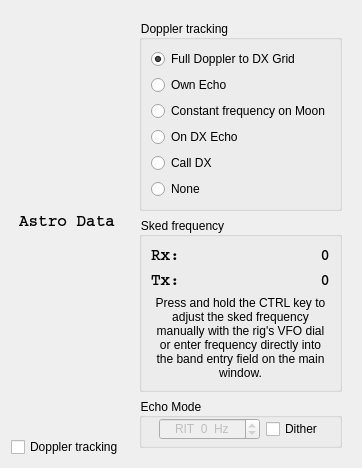
<?xml version="1.0" encoding="UTF-8"?>
<ui version="4.0">
 <class>Astro</class>
 <widget class="QWidget" name="Astro">
  <property name="geometry">
   <rect>
    <x>0</x>
    <y>0</y>
    <width>359</width>
    <height>401</height>
   </rect>
  </property>
  <property name="sizePolicy">
   <sizepolicy hsizetype="Preferred" vsizetype="Preferred">
    <horstretch>0</horstretch>
    <verstretch>0</verstretch>
   </sizepolicy>
  </property>
  <layout class="QGridLayout" name="gridLayout">
   <property name="sizeConstraint">
    <enum>QLayout::SetFixedSize</enum>
   </property>
   <item row="0" column="1">
    <widget class="QWidget" name="doppler_widget" native="true">
     <property name="styleSheet">
      <string notr="true">* {
	font-weight: normal;
}</string>
     </property>
     <layout class="QVBoxLayout" name="verticalLayout">
      <item>
       <widget class="QGroupBox" name="groupBox">
        <property name="title">
         <string>Doppler tracking</string>
        </property>
        <layout class="QVBoxLayout" name="verticalLayout_2">
         <item>
          <widget class="QRadioButton" name="rbFullTrack">
           <property name="toolTip">
            <string>&lt;html&gt;&lt;head/&gt;&lt;body&gt;&lt;p&gt;One station does all Doppler shift correction, their QSO partner receives and transmits on the sked frequency.&lt;/p&gt;&lt;p&gt;If the rig does not accept CAT QSY commands while transmitting a single correction is applied for the whole transmit period.&lt;/p&gt;&lt;/body&gt;&lt;/html&gt;</string>
           </property>
           <property name="text">
            <string>Full Doppler to DX Grid</string>
           </property>
           <property name="checked">
            <bool>true</bool>
           </property>
          </widget>
         </item>
         <item>
          <widget class="QRadioButton" name="rbOwnEcho">
           <property name="toolTip">
            <string>&lt;html&gt;&lt;head/&gt;&lt;body&gt;&lt;p&gt;Transmit takes place on sked frequency and receive frequency is  corrected for own echoes. &lt;/p&gt;&lt;p&gt;This mode can be used for calling CQ, or when using Echo mode.&lt;/p&gt;&lt;/body&gt;&lt;/html&gt;</string>
           </property>
           <property name="text">
            <string>Own Echo</string>
           </property>
          </widget>
         </item>
         <item>
          <widget class="QRadioButton" name="rbConstFreqOnMoon">
           <property name="toolTip">
            <string>&lt;html&gt;&lt;head/&gt;&lt;body&gt;&lt;p&gt;Both stations correct for Doppler shift such that they would be heard on the moon at the sked frequency.&lt;/p&gt;&lt;p&gt;If the rig does not accept CAT QSY commands while transmitting a single correction is applied for the whole transmit period.&lt;/p&gt;&lt;p&gt;Use this option also for Echo mode.&lt;/p&gt;&lt;/body&gt;&lt;/html&gt;</string>
           </property>
           <property name="text">
            <string>Constant frequency on Moon</string>
           </property>
           <property name="checked">
            <bool>false</bool>
           </property>
          </widget>
         </item>
         <item>
          <widget class="QRadioButton" name="rbOnDxEcho">
           <property name="toolTip">
            <string>&lt;html&gt;&lt;head/&gt;&lt;body&gt;&lt;p&gt;DX station announces their TX Freq, which is entered as the Sked Freq. Correction applied to RX and TX so you appear on the DX's station's own echo Freq.&lt;/p&gt;&lt;p&gt;If the rig does not accept CAT QSY commands while transmitting a single correction is applied for the whole transmit period.&lt;/p&gt;&lt;/body&gt;&lt;/html&gt;</string>
           </property>
           <property name="text">
            <string>On DX Echo</string>
           </property>
           <property name="checked">
            <bool>false</bool>
           </property>
          </widget>
         </item>
         <item>
          <widget class="QRadioButton" name="rbCallDx">
           <property name="toolTip">
            <string>&lt;html&gt;&lt;head/&gt;&lt;body&gt;&lt;p&gt;Tune radio manually and select this mode to put your echo on the same frequency.&lt;/p&gt;&lt;p&gt;If the rig does not accept CAT QSY commands while transmitting a single correction is applied for the whole transmit period.&lt;/p&gt;&lt;/body&gt;&lt;/html&gt;</string>
           </property>
           <property name="text">
            <string>Call DX</string>
           </property>
           <property name="checked">
            <bool>false</bool>
           </property>
          </widget>
         </item>
         <item>
          <widget class="QRadioButton" name="rbNoDoppler">
           <property name="toolTip">
            <string>&lt;html&gt;&lt;head/&gt;&lt;body&gt;&lt;p&gt;No Doppler shift correction is applied. This may be used when the QSO partner does full Doppler correction to your grid square.&lt;/p&gt;&lt;/body&gt;&lt;/html&gt;</string>
           </property>
           <property name="text">
            <string>None</string>
           </property>
           <property name="checked">
            <bool>false</bool>
           </property>
          </widget>
         </item>
        </layout>
       </widget>
      </item>
      <item>
       <widget class="QGroupBox" name="groupBox_3">
        <property name="enabled">
         <bool>true</bool>
        </property>
        <property name="title">
         <string>Sked frequency</string>
        </property>
        <layout class="QGridLayout" name="gridLayout_2" columnstretch="0,1">
         <item row="1" column="1">
          <widget class="QLabel" name="sked_tx_frequency_label">
           <property name="styleSheet">
            <string notr="true">* {
	font-family: Courier;
	font-size: 12pt;
	font-weight: bold;
}</string>
           </property>
           <property name="text">
            <string>0</string>
           </property>
           <property name="alignment">
            <set>Qt::AlignRight|Qt::AlignTrailing|Qt::AlignVCenter</set>
           </property>
          </widget>
         </item>
         <item row="0" column="1">
          <widget class="QLabel" name="sked_frequency_label">
           <property name="styleSheet">
            <string notr="true">* {
	font-family: Courier;
	font-size: 12pt;
	font-weight: bold;
}</string>
           </property>
           <property name="text">
            <string>0</string>
           </property>
           <property name="alignment">
            <set>Qt::AlignRight|Qt::AlignTrailing|Qt::AlignVCenter</set>
           </property>
          </widget>
         </item>
         <item row="0" column="0">
          <widget class="QLabel" name="label">
           <property name="styleSheet">
            <string notr="true">* {
	font-family: Courier;
	font-size: 12pt;
	font-weight: bold;
}</string>
           </property>
           <property name="text">
            <string>Rx:</string>
           </property>
          </widget>
         </item>
         <item row="1" column="0">
          <widget class="QLabel" name="label_2">
           <property name="styleSheet">
            <string notr="true">* {
	font-family: Courier;
	font-size: 12pt;
	font-weight: bold;
}</string>
           </property>
           <property name="text">
            <string>Tx:</string>
           </property>
          </widget>
         </item>
         <item row="2" column="0" colspan="2">
          <widget class="QLabel" name="label_3">
           <property name="text">
            <string>&lt;html&gt;&lt;head/&gt;&lt;body&gt;&lt;p&gt;Press and hold the CTRL key to adjust the sked frequency manually with the rig's VFO dial or enter frequency directly into the band entry field on the main window.&lt;/p&gt;&lt;/body&gt;&lt;/html&gt;</string>
           </property>
           <property name="textFormat">
            <enum>Qt::AutoText</enum>
           </property>
           <property name="alignment">
            <set>Qt::AlignCenter</set>
           </property>
           <property name="wordWrap">
            <bool>true</bool>
           </property>
          </widget>
         </item>
        </layout>
       </widget>
      </item>
      <item>
       <widget class="QGroupBox" name="groupBox_2">
        <property name="minimumSize">
         <size>
          <width>0</width>
          <height>50</height>
         </size>
        </property>
        <property name="title">
         <string>Echo Mode</string>
        </property>
        <widget class="QWidget" name="">
         <property name="geometry">
          <rect>
           <x>20</x>
           <y>20</y>
           <width>164</width>
           <height>22</height>
          </rect>
         </property>
         <layout class="QHBoxLayout" name="horizontalLayout_2">
          <item>
           <widget class="QSpinBox" name="sbRIT">
            <property name="enabled">
             <bool>false</bool>
            </property>
            <property name="alignment">
             <set>Qt::AlignCenter</set>
            </property>
            <property name="suffix">
             <string>  Hz</string>
            </property>
            <property name="prefix">
             <string>RIT  </string>
            </property>
            <property name="minimum">
             <number>-20000</number>
            </property>
            <property name="maximum">
             <number>20000</number>
            </property>
            <property name="singleStep">
             <number>100</number>
            </property>
           </widget>
          </item>
          <item>
           <spacer name="horizontalSpacer">
            <property name="orientation">
             <enum>Qt::Horizontal</enum>
            </property>
            <property name="sizeHint" stdset="0">
             <size>
              <width>40</width>
              <height>20</height>
             </size>
            </property>
           </spacer>
          </item>
          <item>
           <widget class="QCheckBox" name="cbDither">
            <property name="text">
             <string>Dither</string>
            </property>
           </widget>
          </item>
         </layout>
        </widget>
       </widget>
      </item>
      <item>
       <spacer name="verticalSpacer_2">
        <property name="orientation">
         <enum>Qt::Vertical</enum>
        </property>
        <property name="sizeHint" stdset="0">
         <size>
          <width>0</width>
          <height>0</height>
         </size>
        </property>
       </spacer>
      </item>
     </layout>
    </widget>
   </item>
   <item row="0" column="0">
    <layout class="QVBoxLayout" name="verticalLayout_3">
     <item alignment="Qt::AlignHCenter">
      <widget class="QLabel" name="text_label">
       <property name="sizePolicy">
        <sizepolicy hsizetype="Preferred" vsizetype="MinimumExpanding">
         <horstretch>0</horstretch>
         <verstretch>0</verstretch>
        </sizepolicy>
       </property>
       <property name="styleSheet">
        <string notr="true">* {
	font-family: Courier;
	font-size: 12pt;
	font-weight: bold;
}</string>
       </property>
       <property name="frameShadow">
        <enum>QFrame::Sunken</enum>
       </property>
       <property name="text">
        <string>Astro Data</string>
       </property>
       <property name="alignment">
        <set>Qt::AlignCenter</set>
       </property>
       <property name="margin">
        <number>6</number>
       </property>
      </widget>
     </item>
     <item>
      <layout class="QHBoxLayout" name="horizontalLayout">
       <item>
        <widget class="QCheckBox" name="cbDopplerTracking">
         <property name="styleSheet">
          <string notr="true"/>
         </property>
         <property name="text">
          <string>Doppler tracking</string>
         </property>
        </widget>
       </item>
      </layout>
     </item>
    </layout>
   </item>
  </layout>
 </widget>
 <resources/>
 <connections/>
</ui>
